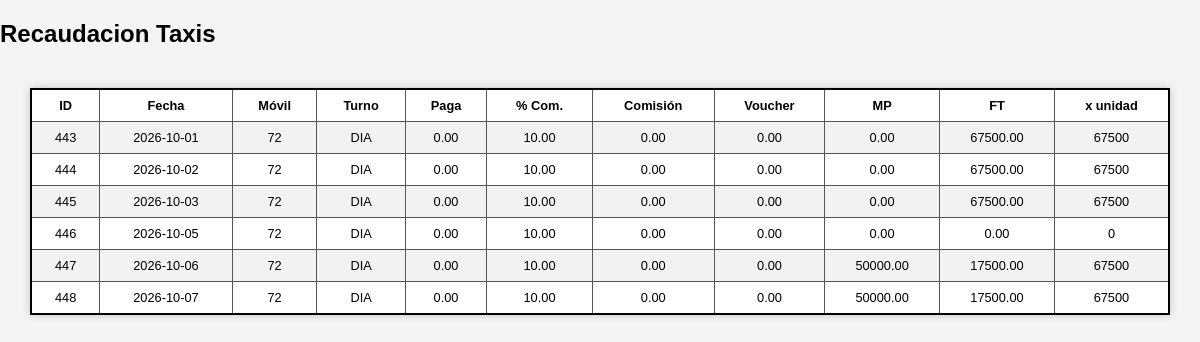
The page /php/lista_reca.php on the database as committed earlier.
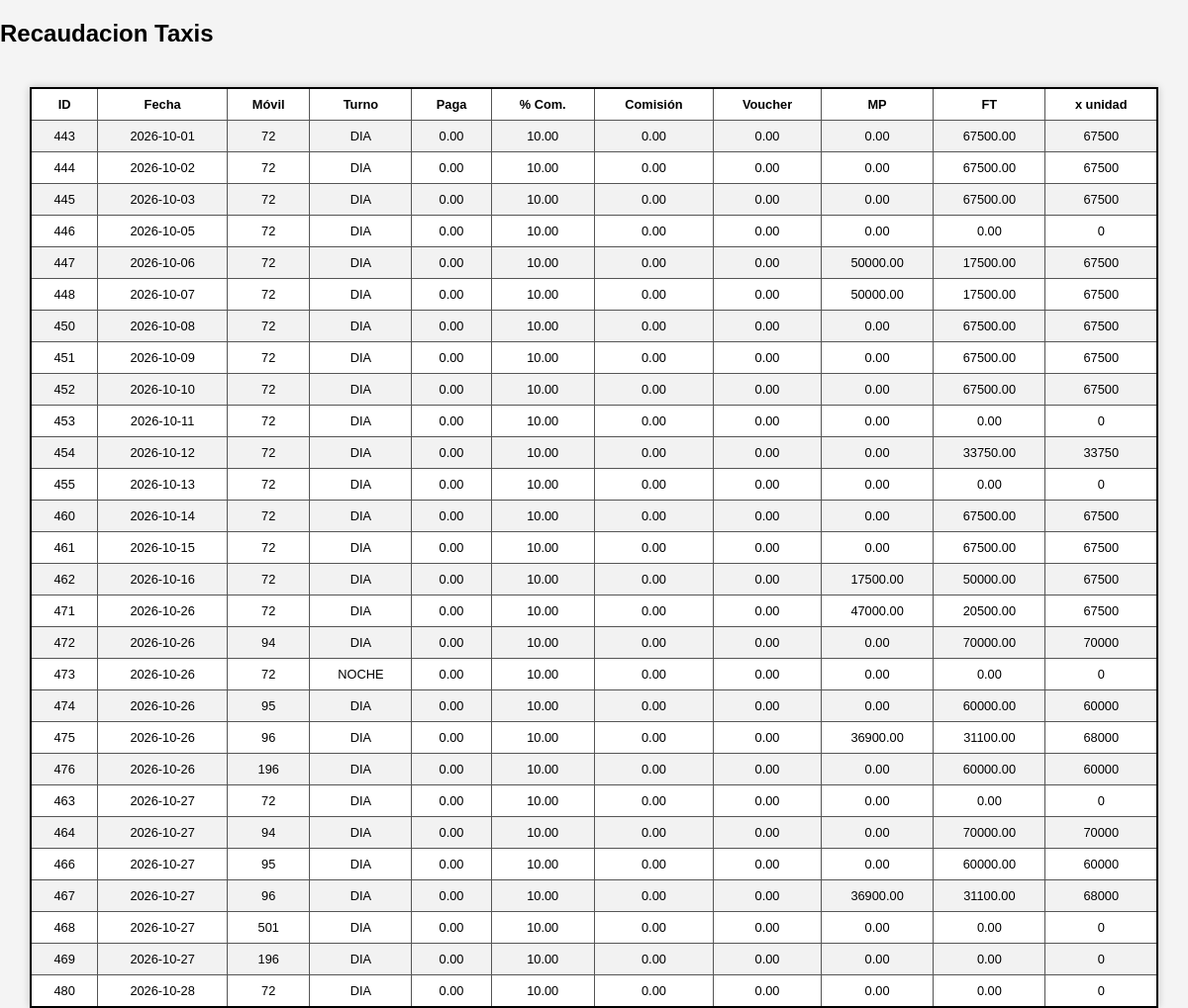
The same page on the database as committed later.
### tables this page shows
CREATE TABLE `recauda` (
  `id` int(10) NOT NULL AUTO_INCREMENT,
  `fecha` date NOT NULL,
  `chofer_id` int(11) NOT NULL,
  `vehiculo_id` int(11) DEFAULT NULL,
  `movil` int(11) NOT NULL,
  `turno` varchar(6) NOT NULL,
  `abono_diario` decimal(10,2) NOT NULL DEFAULT 0.00,
  `paga` decimal(10,2) NOT NULL DEFAULT 0.00,
  `porcent` decimal(5,2) NOT NULL DEFAULT 0.00,
  `comision` decimal(10,2) NOT NULL DEFAULT 0.00,
  `voucher` decimal(10,2) NOT NULL DEFAULT 0.00,
  `mp` decimal(10,2) NOT NULL DEFAULT 0.00,
  `ft` decimal(10,2) NOT NULL DEFAULT 0.00,
  `total` decimal(10,2) NOT NULL DEFAULT 0.00,
  `debe` decimal(10,2) NOT NULL DEFAULT 0.00,
  `observaciones` varchar(255) DEFAULT '',
  `registrado_por` varchar(100) DEFAULT NULL,
  `registrado_fecha` datetime DEFAULT NULL,
  PRIMARY KEY (`id`),
  UNIQUE KEY `fecha_chofer` (`fecha`,`chofer_id`),
  KEY `idx_chofer` (`chofer_id`),
  KEY `idx_fecha` (`fecha`),
  KEY `idx_movil` (`movil`)
);

### php/lista_reca.php (the view, shortened to what this page needs)
<?php
$con = conexion();
$con->set_charset("utf8mb4");
$sql = "SELECT * FROM recauda ORDER BY fecha ASC";
$sql_l = $con->query($sql);
if ($sql_l->num_rows > 0) {
?>
    <!DOCTYPE html>
    <html lang="en">
    <head>
        <link rel="stylesheet" href="../css/listado.css">
    </head>
    <body>
        <h2>Recaudacion Taxis</h2>
        <div class="table-container">
            <table border="1" cellpadding="8" cellspacing="0">
                <tr>
                    <th>ID</th>
                    <th>Fecha</th>
                    <th>Móvil</th>
                    <th>Turno</th>
                    <th>Paga</th>
                    <th>% Com.</th>
                    <th>Comisión</th>
                    <th>Voucher</th>
                    <th>MP</th>
                    <th>FT</th>
                    <th>x unidad</th>
                </tr>
                <?php
                while ($row = $sql_l->fetch_assoc()) {
                ?>
                    <tr>
                        <?php
                        $id = $row['id'];
                        $fecha = $row['fecha'];
                        $movil = $row['movil'];
                        $turno = $row['turno'];
                        $paga = $row['paga'];
                        $porcent = $row['porcent'];
                        $comision = $row['comision'];
                        $voucher = $row['voucher'];
                        $mp = $row['mp'];
                        $ft = $row['ft'];
                        ?>
                        <td><?php echo $id ?></td>
                        <td><?php echo $fecha ?></td>
                        <td><?php echo $movil ?></td>
                        <td><?php echo $turno ?></td>
                        <td><?php echo $paga ?></td>
                        <td><?php echo $porcent ?></td>
                        <td><?php echo $comision ?></td>
                        <td><?php echo $voucher ?></td>
                        <td><?php echo $mp ?></td>
                        <td><?php echo $ft ?></td>
                        <?php
                        $dia = $comision + $mp + $ft + $comision;
                        ?>
                        <td><?php echo $dia ?></td>
                    </tr>
                <?php
                }
                ?>
            </table>
        </div>
    <?php
} else {
    echo 'No hay registros para mostrar.';
}
    ?>
    </body>
    </html>

### css/listado.css (style rules this page uses)
body { font-family: Arial, sans-serif; background-color: #f4f4f4; margin: 0; padding: 0; }
.table-container { display: flex; justify-content: center; align-items: center; margin-top: 40px; }
table { width: 95%; border-collapse: collapse; background: white; text-align: center; border: 2px solid #000; box-shadow: 0 0 8px rgba(0, 0, 0, 0.2); font-size: 0.8em; }
th, td { border: 1px solid #555; padding: 8px 12px; }
tr:nth-child(even) { background-color: #f2f2f2; }

### php/lista_reca.php (style rules this page uses)
.table-container { display: flex; justify-content: center; align-items: center; }
table { width: 95%; border-collapse: collapse; text-align: center; background: white; border: 2px solid #000; box-shadow: 0 0 8px rgba(0, 0, 0, 0.2); }

Rows that differ between the two databases and show on the page:
added recauda: id "450", fecha "2026-10-08", movil "72", turno "DIA", paga "0.00", porcent "10.00", comision "0.00", voucher "0.00", mp "0.00", ft "67500.00", dia "67500"
added recauda: id "451", fecha "2026-10-09", movil "72", turno "DIA", paga "0.00", porcent "10.00", comision "0.00", voucher "0.00", mp "0.00", ft "67500.00", dia "67500"
added recauda: id "452", fecha "2026-10-10", movil "72", turno "DIA", paga "0.00", porcent "10.00", comision "0.00", voucher "0.00", mp "0.00", ft "67500.00", dia "67500"
added recauda: id "453", fecha "2026-10-11", movil "72", turno "DIA", paga "0.00", porcent "10.00", comision "0.00", voucher "0.00", mp "0.00", ft "0.00", dia "0"
added recauda: id "454", fecha "2026-10-12", movil "72", turno "DIA", paga "0.00", porcent "10.00", comision "0.00", voucher "0.00", mp "0.00", ft "33750.00", dia "33750"
added recauda: id "455", fecha "2026-10-13", movil "72", turno "DIA", paga "0.00", porcent "10.00", comision "0.00", voucher "0.00", mp "0.00", ft "0.00", dia "0"
added recauda: id "460", fecha "2026-10-14", movil "72", turno "DIA", paga "0.00", porcent "10.00", comision "0.00", voucher "0.00", mp "0.00", ft "67500.00", dia "67500"
added recauda: id "461", fecha "2026-10-15", movil "72", turno "DIA", paga "0.00", porcent "10.00", comision "0.00", voucher "0.00", mp "0.00", ft "67500.00", dia "67500"
added recauda: id "462", fecha "2026-10-16", movil "72", turno "DIA", paga "0.00", porcent "10.00", comision "0.00", voucher "0.00", mp "17500.00", ft "50000.00", dia "67500"
added recauda: id "471", fecha "2026-10-26", movil "72", turno "DIA", paga "0.00", porcent "10.00", comision "0.00", voucher "0.00", mp "47000.00", ft "20500.00", dia "67500"
added recauda: id "472", fecha "2026-10-26", movil "94", turno "DIA", paga "0.00", porcent "10.00", comision "0.00", voucher "0.00", mp "0.00", ft "70000.00", dia "70000"
added recauda: id "473", fecha "2026-10-26", movil "72", turno "NOCHE", paga "0.00", porcent "10.00", comision "0.00", voucher "0.00", mp "0.00", ft "0.00", dia "0"
added recauda: id "474", fecha "2026-10-26", movil "95", turno "DIA", paga "0.00", porcent "10.00", comision "0.00", voucher "0.00", mp "0.00", ft "60000.00", dia "60000"
added recauda: id "475", fecha "2026-10-26", movil "96", turno "DIA", paga "0.00", porcent "10.00", comision "0.00", voucher "0.00", mp "36900.00", ft "31100.00", dia "68000"
added recauda: id "476", fecha "2026-10-26", movil "196", turno "DIA", paga "0.00", porcent "10.00", comision "0.00", voucher "0.00", mp "0.00", ft "60000.00", dia "60000"
added recauda: id "463", fecha "2026-10-27", movil "72", turno "DIA", paga "0.00", porcent "10.00", comision "0.00", voucher "0.00", mp "0.00", ft "0.00", dia "0"
added recauda: id "464", fecha "2026-10-27", movil "94", turno "DIA", paga "0.00", porcent "10.00", comision "0.00", voucher "0.00", mp "0.00", ft "70000.00", dia "70000"
added recauda: id "466", fecha "2026-10-27", movil "95", turno "DIA", paga "0.00", porcent "10.00", comision "0.00", voucher "0.00", mp "0.00", ft "60000.00", dia "60000"
added recauda: id "467", fecha "2026-10-27", movil "96", turno "DIA", paga "0.00", porcent "10.00", comision "0.00", voucher "0.00", mp "36900.00", ft "31100.00", dia "68000"
added recauda: id "468", fecha "2026-10-27", movil "501", turno "DIA", paga "0.00", porcent "10.00", comision "0.00", voucher "0.00", mp "0.00", ft "0.00", dia "0"
added recauda: id "469", fecha "2026-10-27", movil "196", turno "DIA", paga "0.00", porcent "10.00", comision "0.00", voucher "0.00", mp "0.00", ft "0.00", dia "0"
added recauda: id "480", fecha "2026-10-28", movil "72", turno "DIA", paga "0.00", porcent "10.00", comision "0.00", voucher "0.00", mp "0.00", ft "0.00", dia "0"
